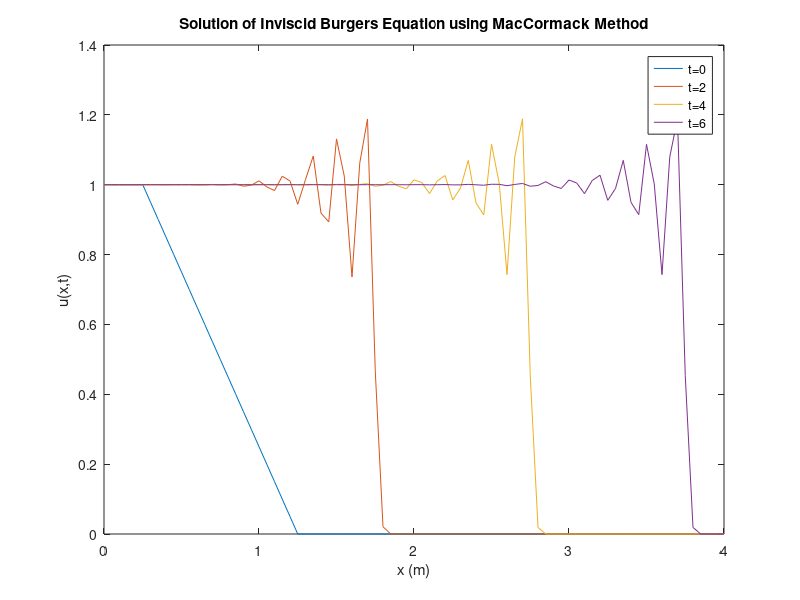

MATLAB code to generate this figure:
clear all, close all, clc

%% Information
% Date  : 29.4.24
% Author: @eshnr7 (https://github.com/eshnr7)

%% Parameters
dx = 0.05;
dt = 0.01;

K  = dt/dx; % coefficient

t_steps = [0 2 4 6];
Lx = 4;

Nx = Lx/dx + 1;
Nt = t_steps(end)/dt + 1;

%% Defining initial velocity distribution
u = zeros(Nx, Nt);
for i = 1:Nx
    x = (i-1)*dx;
    if x < 0.25
        u(i, 1) = 1;
    elseif x >= 0.25 && x <= 1.25
        u(i, 1) = 1.25 - x;
    else
        u(i, 1) = 0;
    end
end

%% Boundary conditions
u(1, :) = 1;
u(Nx, :) = 0;

%% Loop
for j = 1:Nt-1
    % Predictor step
    upred = u(:, j);
    for i = 2:Nx-1
        upred(i) = u(i, j) - K * 0.5 * (u(i+1, j)^2 - u(i, j)^2);
    end

    % Corrector step
    for i = 2:Nx-1
        u(i, j+1) = 0.5 * (u(i, j) + upred(i) - K * 0.5 * (upred(i)^2 - upred(i-1)^2));
    end
end

%% Plotting
figure;
for i = 1:length(t_steps)
    t_ind = t_steps(i)/dt + 1;
    plot(dx*(0:Nx-1), u(:, t_ind));
    hold on;
end
hold off;

xlabel('x (m)');
ylabel('u(x,t)');
title('Solution of Inviscid Burgers Equation using MacCormack Method');
legend('t=0', 't=2', 't=4', 't=6');
